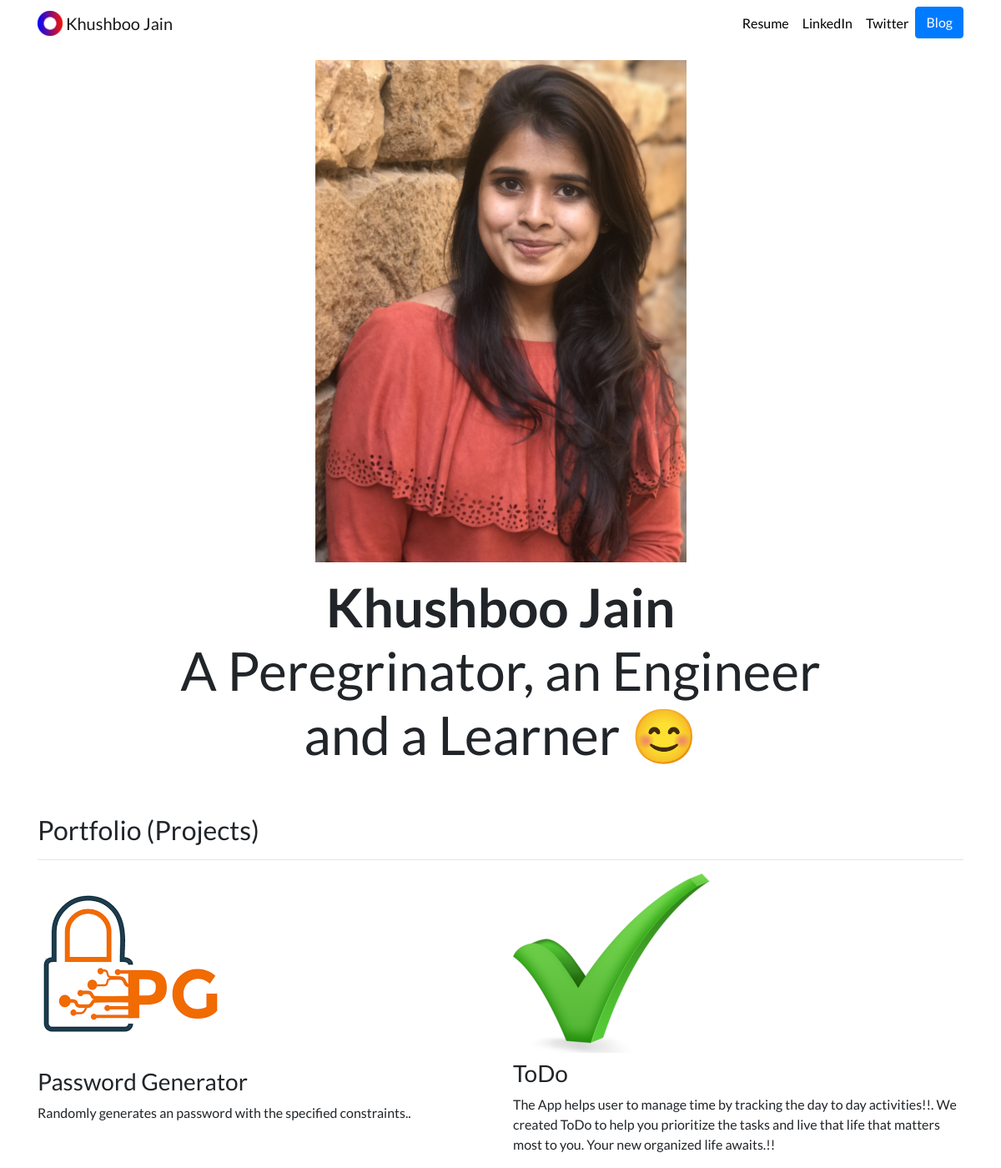
The page / on the database its author committed.
### portfolio/models.py (models this page shows, shortened)
class Project(models.Model) :
    title = models.CharField(max_length=100)
    description = models.CharField(max_length=250)
    image = models.ImageField(upload_to= 'portfolio/images' )
    url = models.URLField(blank = True)

### portfolio/views.py (the view)
# urls.py: 2. Add a URL to urlpatterns:  path('', views.home, name='home')
def home(request):
    projects = Project.objects.all()
    return render(request, 'portfolio/home.html', {'projects':projects})

### portfolio/templates/portfolio/home.html
{% extends "portfolio/base.html" %}
{% load static %}
{% block content %}
<div class="row justify-content-center my-3">
  <div class="col-5">
    <img src="{% static 'portfolio/khushi.JPG' %}" class="img-fluid">
  </div>
</div>
<div class="row justify-content-center mb-3">
  <div class="col-md-9 text-center">
    <h1 id="hometext" class="font-weight"><b>Khushboo Jain </b><br>A Peregrinator, an Engineer and a Learner 😊</h1>
  </div>
</div>
<h2 class="mt-5">Portfolio (Projects)</h2>
<hr>
<div class="row">
  {% for project in projects %}
  <div class="col-lg-6 col-md-6">
    {% if project.url %}
    <a href="{{ project.url }}">
      <img src="{{ project.image.url }}" class="img-fluid mb-2">
    </a>
    {% else %}
    <img src="{{ project.image.url }}" class="img-fluid mb-2">
    {% endif %}
    <h3>{{ project.title }}</h3>
    <p>{{ project.description }}</p>
  </div>
  {% endfor %}
</div>
{% endblock %}

### portfolio/static/portfolio/custom.css (style rules this page uses)
body { font-family: 'Lato', sans-serif; }
@media (min-width: 992px) { #hometext { font-size: 4rem; } }

### rows shown on the page
Project: image (picture), title "Password Generator", description "Randomly generates an password with the specified constraints.."
Project: image (picture), title "ToDo", description "The App helps user to manage time by tracking the day to day activities!!. We created ToDo to help you prioritize the tasks and live that life that matters most to you. Your new organized life awaits.!!"
